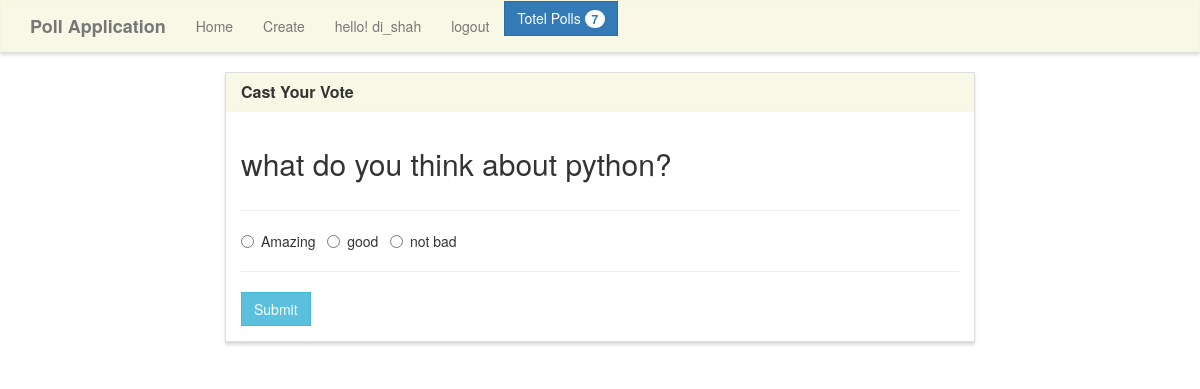
Page /vote/1/ (signed in) on the committed database.
### poll/models.py (models this page shows, shortened)
class Poll(models.Model):
    author = models.ForeignKey(settings.AUTH_USER_MODEL, on_delete=models.CASCADE, null=True, blank=True)
    question = models.TextField()
    option_one = models.CharField(max_length=30)
    option_two = models.CharField(max_length=30)
    option_three = models.CharField(max_length=30)
    option_one_count = models.IntegerField(default=0)
    option_two_count = models.IntegerField(default=0)
    option_three_count = models.IntegerField(default=0)

### poll/views.py (the view, shortened to what this page needs)
# urls.py: path('vote/<poll_id>/', poll_views.vote, name='vote'),
@login_required
def vote(request, poll_id):
    poll = Poll.objects.get(pk=poll_id)
    num_of_questions =  Poll.objects.all().count()
    context = {
        'num_of_questions' : num_of_questions,
        'poll' : poll
    }
    return render(request, 'vote.html', context)

### templates/vote.html (shortened to what this page needs)
{% extends "base.html" %}
{% block main %}
<div class="row">
    <div class="col-lg-8 col-lg-offset-2">
        <div class="panel panel-default">
            <div class="panel-heading">
                <h3 class="panel-title">Cast Your Vote</h3>
            </div>
            <div class="panel-body">
                <div class="row">
                    <div class="col-lg-12">
                        <h2>{{ poll.question }}</h2>
                    </div>
                </div>
                <div class="row">
                    <div class="col-lg-12">
                        <hr />
                        <form method="POST">
                            <div class="form-group">
                                <div class="radio">
                                    <label>
                                        <input type="radio" name="poll" value="option1" required>
                                        {{ poll.option_one }}
                                    </label> &nbsp;
                                    <label>
                                        <input type="radio" name="poll" value="option2">
                                        {{ poll.option_two }}
                                    </label> &nbsp;
                                    <label>
                                        <input type="radio" name="poll" value="option3">
                                        {{ poll.option_three }}
                                    </label> &nbsp;
                                </div>
                            </div>
                            <hr />
                            <button type="submit" class="btn btn-info">
                                Submit
                            </button>
                        </form>
                    </div>
                </div>
            </div>
        </div>
    </div>
</div>
{% endblock %}

### templates/base.html (shortened to what this page needs)
{% load static %}
<!DOCTYPE html>
<html lang="en">
	<head>
		<link rel="stylesheet" href="https://maxcdn.bootstrapcdn.com/bootstrap/3.3.7/css/bootstrap.min.css">
		<link rel="stylesheet" type="text/css" href="{% static 'style.css' %}" />
	</head>
 	<body>
		<nav class="navbar navbar-default" role="navigation">
			<div class="container">
				<div class="navbar-header">
					<a class="navbar-brand" href="{% url 'home' %}">Poll Application</a>
				</div>
				<div class="collapse navbar-collapse navbar-ex1-collapse">
					<ul class="nav navbar-nav">
						<li><a href="{% url 'home' %}">Home</a></li>
						<li><a href="{% url 'create' %}">Create</a></li>
						{% if user.is_authenticated %}
						<li><a href="#"> hello!  {{user.username}} </a></li>
						<li><a href="{% url 'logout' %}">logout</a></li>
						{% else %}
						<li><a href="{% url 'login' %}">login</a></li>
						<li><a href="{% url 'signup' %}">signup</a></li>
						{% endif %}
						<button type="button" class="btn btn-primary">Totel Polls <span class="badge badge-light">{{ num_of_questions }}</span></button>
					</ul>
				</div>
			</div>
		</nav>
		<div class="container">
			{% block main %}{% endblock %}
		</div>
</body>
</html>

### static/style.css (style rules this page uses)
.navbar-default, .btn, .form-control, .panel { border-radius: 0; }
.navbar-default { background-color: rgba(245, 245, 220, .7); border-color: rgba(245, 245, 220, .6); box-shadow: 0px 3px 3px 0px #ddd; }
.panel-default > .panel-heading { color: #333; background-color: rgba(245, 245, 220, .7); border-color: rgba(245, 245, 220, .6); border-top-left-radius: 0; border-top-right-radius: 0; }
.panel { box-shadow: 0px 3px 3px 0px #ddd; }
a.navbar-brand, .panel-title { font-weight: bolder; }

### rows in the picture
Poll: question "what do you think about python?", option_one "Amazing", option_two "good", option_three "not bad"

### other values in the picture
{{ user.username }} "di_shah"
{{ num_of_questions }} "7"
